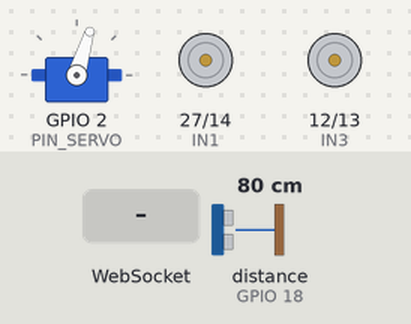
Recording of a sketch running on a simulated ESP32. Parts: servo, motor-driver pin pairs drawn as motors (green arrow = first pin HIGH = forward, orange = second pin HIGH = backward, longer = more drive, scaled by the enable pin). Wiring (inferred from the names in the program): ultrasonic range finder: trigger GPIO 5; echo GPIO 18. Inputs (shaded band) come from the test bench; at power-on: distance to the obstacle (sensor on GPIO 18) 80 cm. The echo pulse lasts 58.3 µs per cm; WiFi joins after 1.5 s; servers stay silent unless stated; no MQTT or app messages arrive unless stated; what the sketch prints to the serial monitor is not drawn.

Above: at 2.7 s.
2.8 s: WebSocket text "manual" received
At 3.7 s:
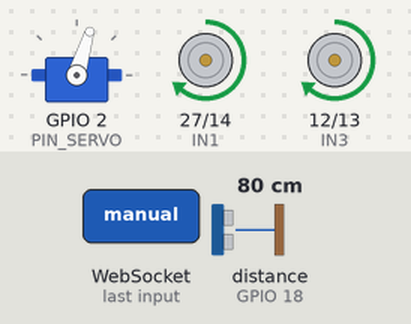
4.3 s: WebSocket text "auto" received
At 8.49 s:
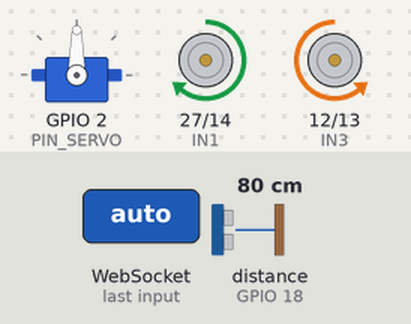
10.3 s: distance to the obstacle (sensor on GPIO 18) set to 23 cm
13.3 s: distance to the obstacle (sensor on GPIO 18) set to 18 cm
At 16.21 s:
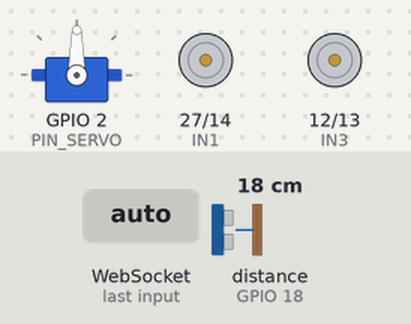
16.3 s: distance to the obstacle (sensor on GPIO 18) set to 35 cm
Timing chart, 0 to 20.3 s (numbered marks = the images above; inputs shaded):
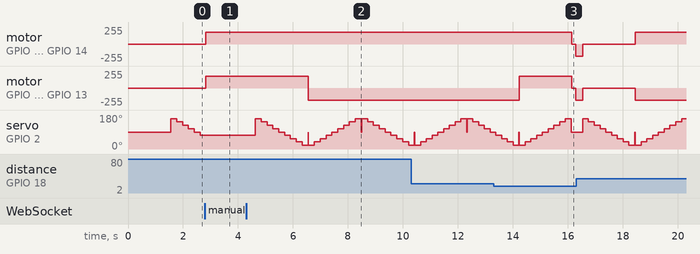

The sketch:

matoymatiasauto.ino
```cpp
#include <WiFi.h>
#include <WiFiClientSecure.h>
#include <WebSocketsServer.h>
#include <PubSubClient.h>
#include <ESP32Servo.h>

//====================================================
// CONFIGURACIÓN WIFI
//====================================================
const char* ssid = "mateos";
const char* password = "123456789a";

//====================================================
// CONFIGURACIÓN MQTT
//====================================================
const char* mqtt_server = "e0bd276ea891479e9b59fbf642aab2be.s1.eu.hivemq.cloud";
const int mqtt_port = 8883;
const char* mqtt_user = "IOTdispensador";
const char* mqtt_pass = "Grupoa2026";

const char* TOPIC_COMANDOS = "robot/esp32/comandos";
const char* TOPIC_ESTADO = "robot/esp32/estado";
const char* TOPIC_DISTANCIA = "robot/esp32/distancia";
const char* TOPIC_RADAR = "robot/esp32/radar";

//====================================================
// PINES HC-SR04
//====================================================
#define TRIG_PIN 5
#define ECHO_PIN 18

//====================================================
// PINES L298N
//====================================================
#define ENA 26
#define IN1 27
#define IN2 14
#define IN3 12
#define IN4 13
#define ENB 19

//====================================================
// SERVO
//====================================================
#define PIN_SERVO 2

//====================================================
// OBJETOS
//====================================================
WiFiClientSecure espClient;
PubSubClient mqtt(espClient);
WebSocketsServer webSocket(81);
Servo servo;

//====================================================
// VARIABLES GLOBALES
//====================================================
int velocidad = 180;
bool modoAuto = true;
bool robotActivo = true;

const int CANTIDAD_PUNTOS = 9;
float angulosRadar[CANTIDAD_PUNTOS] = {20, 37.5, 55, 72.5, 90, 107.5, 125, 142.5, 160};
float distanciasRadar[CANTIDAD_PUNTOS] = {0, 0, 0, 0, 0, 0, 0, 0, 0};

bool barridoIzquierdaDerecha = true; // true: 180 -> 0, false: 0 -> 180
float anguloServoActual = 90;
String movimientoActual = "detenido";

unsigned long tiempoRadar = 0;
const unsigned long INTERVALO_RADAR = 600;
const unsigned long DELAY_ESTABILIZACION_SERVO = 200;

int indiceAngulo(float angulo);
bool esperarEstabilizacionServo();
void publicarAnguloVivo();
void medirDistanciaManual();

//====================================================
// PROTOTIPOS
//====================================================
void conectarWiFi();
void reconectarMQTT();
void callbackMQTT(char* topic, byte* payload, unsigned int length);
void eventoWebSocket(uint8_t num, WStype_t type, uint8_t* payload, size_t length);

float medirDistancia();
void ejecutarBarridoServo();
String crearJSONRadar();
void publicarRadar();
void publicarEstado(String estado);

void controlAutomaticoConRadar();
void ejecutarComando(String comando);
String extraerValorComando(String mensaje);
String extraerValorModo(String mensaje);
int extraerVelocidad(String mensaje);
float extraerAngulo(String mensaje);

void avanzar();
void retroceder();
void girarDerecha();
void girarIzquierda();
void detener();

//====================================================
// SETUP
//====================================================
void setup() {
  Serial.begin(115200);

  pinMode(TRIG_PIN, OUTPUT);
  pinMode(ECHO_PIN, INPUT);

  pinMode(ENA, OUTPUT);
  pinMode(ENB, OUTPUT);
  pinMode(IN1, OUTPUT);
  pinMode(IN2, OUTPUT);
  pinMode(IN3, OUTPUT);
  pinMode(IN4, OUTPUT)  ;

  servo.attach(PIN_SERVO);
  servo.write(90);
  detener();

  conectarWiFi();
  espClient.setInsecure();

  mqtt.setServer(mqtt_server, mqtt_port);
  mqtt.setCallback(callbackMQTT);

  webSocket.begin();
  webSocket.onEvent(eventoWebSocket);

  Serial.println("Sistema iniciado con radar de 9 puntos");
}

//====================================================
// LOOP PRINCIPAL
//====================================================
void loop() {
  if (!mqtt.connected()) {
    reconectarMQTT();
  }

  mqtt.loop();
  webSocket.loop();

  if (millis() - tiempoRadar >= INTERVALO_RADAR) {
    tiempoRadar = millis();

    if (modoAuto) {
      ejecutarBarridoServo();
      publicarRadar();
      if (robotActivo) {
        controlAutomaticoConRadar();
      }
    } else {
      medirDistanciaManual();
      publicarRadar();
    }
  }
}

//====================================================
// WIFI
//====================================================
void conectarWiFi() {
  Serial.print("Conectando a WiFi");
  WiFi.begin(ssid, password);

  while (WiFi.status() != WL_CONNECTED) {
    delay(500);
    Serial.print(".");
  }

  Serial.println();
  Serial.println("WiFi conectado");
  Serial.print("IP: ");
  Serial.println(WiFi.localIP());
}

//====================================================
// MQTT
//====================================================
void reconectarMQTT() {
  while (!mqtt.connected()) {
    Serial.print("Conectando MQTT...");

    if (mqtt.connect("RobotESP32", mqtt_user, mqtt_pass)) {
      Serial.println(" conectado");
      mqtt.subscribe(TOPIC_COMANDOS);
      publicarEstado("Robot conectado");
    } else {
      Serial.print(" error rc=");
      Serial.println(mqtt.state());
      delay(2000);
    }
  }
}

void callbackMQTT(char* topic, byte* payload, unsigned int length) {
  String mensaje = "";

  for (unsigned int i = 0; i < length; i++) {
    mensaje += (char)payload[i];
  }

  Serial.print("Comando MQTT: ");
  Serial.println(mensaje);
  ejecutarComando(mensaje);
}

void publicarEstado(String estado) {
  mqtt.publish(TOPIC_ESTADO, estado.c_str());
}

//====================================================
// WEBSOCKET
//====================================================
void eventoWebSocket(uint8_t num, WStype_t type, uint8_t* payload, size_t length) {
  if (type == WStype_CONNECTED) {

    Serial.println("Cliente WebSocket conectado");

    String jsonRadar = crearJSONRadar();
    webSocket.sendTXT(num, jsonRadar);
  }

  if (type == WStype_TEXT) {

    String comando = String((char*)payload);

    Serial.print("Comando WebSocket: ");
    Serial.println(comando);

    ejecutarComando(comando);
  }
}

//====================================================
// SENSOR HC-SR04
//====================================================
float medirDistancia() {
  digitalWrite(TRIG_PIN, LOW);
  delayMicroseconds(2);

  digitalWrite(TRIG_PIN, HIGH);
  delayMicroseconds(10);

  digitalWrite(TRIG_PIN, LOW);

  long duracion = pulseIn(ECHO_PIN, HIGH, 30000);

  if (duracion == 0) {
    return 0;
  }

  return (duracion * 0.0343) / 2;
}

//====================================================
// RADAR: SERVO DE 9 PUNTOS
//====================================================
bool esperarEstabilizacionServo() {
  unsigned long inicio = millis();
  while (millis() - inicio < DELAY_ESTABILIZACION_SERVO) {
    webSocket.loop();
    mqtt.loop();
    if (!modoAuto) return false;
    delay(10);
  }
  return true;
}

void ejecutarBarridoServo() {
  if (barridoIzquierdaDerecha) {
    // Izquierda -> derecha: 160° -> 20° (índices 8 -> 0)
    for (int i = CANTIDAD_PUNTOS - 1; i >= 0 && modoAuto; i--) {
      anguloServoActual = angulosRadar[i];
      servo.write((int)round(angulosRadar[i]));
      if (!esperarEstabilizacionServo()) return;
      distanciasRadar[i] = medirDistancia();
      publicarAnguloVivo();
    }
  } else {
    // Derecha -> izquierda: 20° -> 160° (índices 0 -> 8)
    for (int i = 0; i < CANTIDAD_PUNTOS && modoAuto; i++) {
      anguloServoActual = angulosRadar[i];
      servo.write((int)round(angulosRadar[i]));
      if (!esperarEstabilizacionServo()) return;
      distanciasRadar[i] = medirDistancia();
      publicarAnguloVivo();
    }
  }

  if (!modoAuto) return;

  barridoIzquierdaDerecha = !barridoIzquierdaDerecha;
  anguloServoActual = 90;
  servo.write(90);
}

int indiceAngulo(float angulo) {
  for (int i = 0; i < CANTIDAD_PUNTOS; i++) {
    if (abs(angulosRadar[i] - angulo) < 0.1) {
      return i;
    }
  }
  return -1;
}

void medirDistanciaManual() {
  int indice = indiceAngulo(anguloServoActual);
  for (int i = 0; i < CANTIDAD_PUNTOS; i++) {
    distanciasRadar[i] = 0;
  }
  if (indice >= 0) {
    distanciasRadar[indice] = medirDistancia();
  }
}

void publicarAnguloVivo() {
  String json = "{";
  json += "\"tipo\":\"angulo\",";
  json += "\"anguloServo\":" + String(anguloServoActual, 1) + ",";
  json += "\"modoAuto\":" + String(modoAuto ? "true" : "false") + ",";
  json += "\"movimiento\":\"" + movimientoActual + "\"";
  json += "}";
  webSocket.broadcastTXT(json);
}

String crearJSONRadar() {
  String json = "{";
  json += "\"tipo\":\"radar\",";
  json += "\"anguloServo\":" + String(anguloServoActual, 1) + ",";
  json += "\"velocidadMotores\":" + String(velocidad) + ",";
  json += "\"modoAuto\":" + String(modoAuto ? "true" : "false") + ",";
  json += "\"robotActivo\":" + String(robotActivo ? "true" : "false") + ",";
  json += "\"movimiento\":\"" + movimientoActual + "\",";

  json += "\"angulos\":[";
  for (int i = 0; i < CANTIDAD_PUNTOS; i++) {
    json += String(angulosRadar[i], 1);
    if (i < CANTIDAD_PUNTOS - 1) json += ",";
  }
  json += "],";

  json += "\"distancias\":[";
  for (int i = 0; i < CANTIDAD_PUNTOS; i++) {
    json += String(distanciasRadar[i], 1);
    if (i < CANTIDAD_PUNTOS - 1) json += ",";
  }
  json += "]}";

  return json;
}

void publicarRadar() {
  String json = crearJSONRadar();
  mqtt.publish(TOPIC_RADAR, json.c_str());
  mqtt.publish(TOPIC_DISTANCIA, json.c_str());
  webSocket.broadcastTXT(json);

  Serial.println(json);
}

//====================================================
// CONTROL AUTOMÁTICO USANDO RADAR
//====================================================
void controlAutomaticoConRadar() {
  int indiceMayor = 0;
  float mayorDistancia = distanciasRadar[0];

  for (int i = 1; i < CANTIDAD_PUNTOS; i++) {
    if (distanciasRadar[i] > mayorDistancia) {
      mayorDistancia = distanciasRadar[i];
      indiceMayor = i;
    }
  }

  if (mayorDistancia == 0) {
    detener();
    publicarEstado("Sin lectura del sensor");
    return;
  }

  if (mayorDistancia > 20) {
    float mejorAngulo = angulosRadar[indiceMayor];

    if (mejorAngulo < 67.5) {
      girarDerecha();
      publicarEstado("Ruta libre a la derecha");
    } else if (mejorAngulo > 112.5) {
      girarIzquierda();
      publicarEstado("Ruta libre a la izquierda");
    } else {
      avanzar();
      publicarEstado("Ruta libre al frente");
    }
  } else {
    detener();
    publicarEstado("Obstaculo detectado en todos los puntos");
    delay(150);
    retroceder();
    delay(250);
    detener();
  }
}

//====================================================
// COMANDOS
//====================================================
void ejecutarComando(String mensaje) {
  mensaje.trim();
  String comando = extraerValorComando(mensaje);
  comando.toLowerCase();

  if (comando == "auto" || comando == "automatico") {
    modoAuto = true;
    publicarEstado("Modo automatico activado");
    publicarAnguloVivo();
  } else if (comando == "manual" || comando == "mecanico") {
    modoAuto = false;
    detener();
    publicarEstado("Modo manual activado");
    publicarAnguloVivo();
  } else if (comando == "modoservo") {
    String valor = extraerValorModo(mensaje);
    valor.toLowerCase();
    if (valor == "automatico" || valor == "auto") {
      modoAuto = true;
      publicarEstado("Modo automatico activado");
    } else if (valor == "mecanico" || valor == "manual") {
      modoAuto = false;
      detener();
      publicarEstado("Modo manual activado");
    }
    publicarAnguloVivo();
  } else if (comando == "avanzar") {
    modoAuto = false;
    avanzar();
    publicarEstado("Avanzando manual");
  } else if (comando == "retroceder") {
    modoAuto = false;
    retroceder();
    publicarEstado("Retrocediendo manual");
  } else if (comando == "derecha") {
    modoAuto = false;
    girarDerecha();
    publicarEstado("Girando derecha manual");
  } else if (comando == "izquierda") {
    modoAuto = false;
    girarIzquierda();
    publicarEstado("Girando izquierda manual");
  } else if (comando == "detener" || comando == "parar") {
    modoAuto = false;
    detener();
    publicarEstado("Robot detenido");
  } else if (comando == "on") {
    robotActivo = true;
    publicarEstado("Robot activo");
  } else if (comando == "off") {
    robotActivo = false;
    detener();
    publicarEstado("Robot apagado");
  } else if (comando == "setvelocidad") {
    velocidad = constrain(extraerVelocidad(mensaje), 0, 255);
    publicarEstado("Velocidad actualizada");
  } else if (comando == "moverservo") {
    float angulo = extraerAngulo(mensaje);
    anguloServoActual = angulo;
    servo.write((int)round(angulo));
    delay(DELAY_ESTABILIZACION_SERVO);
    medirDistanciaManual();
    publicarEstado("Servo movido manualmente");
    publicarRadar();
  }
}

String extraerValorModo(String mensaje) {
  int pos = mensaje.indexOf("\"valor\"");
  if (pos < 0) return "";

  int dosPuntos = mensaje.indexOf(":", pos);
  int comilla1 = mensaje.indexOf("\"", dosPuntos + 1);
  if (comilla1 >= 0) {
    int comilla2 = mensaje.indexOf("\"", comilla1 + 1);
    if (comilla2 >= 0) {
      return mensaje.substring(comilla1 + 1, comilla2);
    }
  }

  int coma = mensaje.indexOf(",", dosPuntos + 1);
  int fin = coma > 0 ? coma : mensaje.indexOf("}", dosPuntos + 1);
  String valor = mensaje.substring(dosPuntos + 1, fin);
  valor.trim();
  valor.replace("\"", "");
  return valor;
}

String extraerValorComando(String mensaje) {
  if (!mensaje.startsWith("{")) {
    return mensaje;
  }

  int pos = mensaje.indexOf("\"comando\"");
  if (pos < 0) return mensaje;

  int dosPuntos = mensaje.indexOf(":", pos);
  int comilla1 = mensaje.indexOf("\"", dosPuntos + 1);
  int comilla2 = mensaje.indexOf("\"", comilla1 + 1);

  if (comilla1 < 0 || comilla2 < 0) return mensaje;
  return mensaje.substring(comilla1 + 1, comilla2);
}

int extraerVelocidad(String mensaje) {
  int pos = mensaje.indexOf("\"valor\"");
  if (pos < 0) return velocidad;

  int dosPuntos = mensaje.indexOf(":", pos);
  int coma = mensaje.indexOf(",", dosPuntos + 1);
  int fin = coma > 0 ? coma : mensaje.indexOf("}", dosPuntos + 1);

  return mensaje.substring(dosPuntos + 1, fin).toInt();
}

float extraerAngulo(String mensaje) {
  int pos = mensaje.indexOf("\"angulo\"");
  if (pos < 0) return anguloServoActual;

  int dosPuntos = mensaje.indexOf(":", pos);
  int coma = mensaje.indexOf(",", dosPuntos + 1);
  int fin = coma > 0 ? coma : mensaje.indexOf("}", dosPuntos + 1);

  return mensaje.substring(dosPuntos + 1, fin).toFloat();
}

//====================================================
// CONTROL DE MOTORES
//====================================================
void avanzar() {
  movimientoActual = "avanzar";
  analogWrite(ENA, velocidad);
  analogWrite(ENB, velocidad);
  digitalWrite(IN1, HIGH);
  digitalWrite(IN2, LOW);
  digitalWrite(IN3, HIGH);
  digitalWrite(IN4, LOW);
}

void retroceder() {
  movimientoActual = "retroceder";
  analogWrite(ENA, velocidad);
  analogWrite(ENB, velocidad);
  digitalWrite(IN1, LOW);
  digitalWrite(IN2, HIGH);
  digitalWrite(IN3, LOW);
  digitalWrite(IN4, HIGH);
}

void girarDerecha() {
  movimientoActual = "derecha";
  analogWrite(ENA, velocidad);
  analogWrite(ENB, velocidad);
  digitalWrite(IN1, HIGH);
  digitalWrite(IN2, LOW);
  digitalWrite(IN3, LOW);
  digitalWrite(IN4, HIGH);
}

void girarIzquierda() {
  movimientoActual = "izquierda";
  analogWrite(ENA, velocidad);
  analogWrite(ENB, velocidad);
  digitalWrite(IN1, LOW);
  digitalWrite(IN2, HIGH);
  digitalWrite(IN3, HIGH);
  digitalWrite(IN4, LOW);
}

void detener() {
  movimientoActual = "detenido";
  analogWrite(ENA, 0);
  analogWrite(ENB, 0);
  digitalWrite(IN1, LOW);
  digitalWrite(IN2, LOW);
  digitalWrite(IN3, LOW);
  digitalWrite(IN4, LOW);
}
 
```

Measured:
- the behaviour switches between 21 and 20 cm on distance to the obstacle (sensor on GPIO 18) (found by bisection; images 2 and 3)
- after the input at 2.8 s, motor on GPIO 27 (IN1) / GPIO 14 (IN2): stopped → forward 180/255 after 0.03 s instead of 0.69 s; motor on GPIO 12 (IN3) / GPIO 13 (IN4): stopped → forward 180/255 at once; servo on GPIO 2 (PIN_SERVO): stops changing and stays 73°
- after the input at 13.3 s, motor on GPIO 27 (IN1) / GPIO 14 (IN2): forward 180/255 → stopped after 2.8 s, → backward 180/255 0.15 s later; motor on GPIO 12 (IN3) / GPIO 13 (IN4): backward 180/255 → forward 180/255 after 0.94 s, → stopped 1.9 s later, → backward 180/255 0.15 s later
